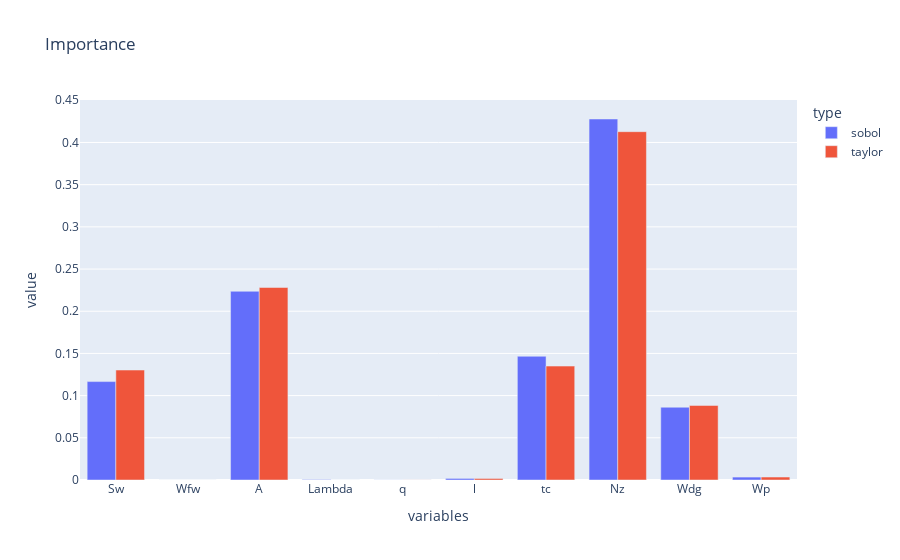

The notebook cell this image was saved under:
### Markdown cell above
> 17. En déduire une estimation des indices de Sobol totaux de chacune des composantes de X. En appliquant le même critère que pour les facteurs d’importance issus du développement de Taylor, quels sont les composantes influentes et celles qui ne le sont pas? Comparer avec le classement obtenu précédemment.

### Code cell
threshold = 0.005  # 0.5% threshold
influential_components = []
non_influential_components = []

# Seuil d'importance
threshold = 0.005

important_components = []
negligible_components = []

for i, index in enumerate(total_sobol_indices):
    if index > threshold:
        influential_components.append(i)
    else:
        non_influential_components.append(i)

print("Composantes importantes:", nom_sources[influential_components])
print("Composantes négligeables:", nom_sources[non_influential_components])

# plt.title("Comparaison")
# plt.bar(nom_sources, total_sobol_indices, label="Total Sobol indices", alpha=0.5)
# plt.bar(nom_sources, importance_factors, label="Importance Factors", alpha=0.8)
# plt.legend()

df1 = pd.DataFrame({})
df1["value"]=np.array(total_sobol_indices)
df1["variables"]=nom_sources_list
df1["type"]=["sobol" for _ in range(len(nom_sources_list))]

df2=pd.DataFrame({})
df2["value"]=(np.array(importance_factors))
df2["variables"]=(nom_sources_list)
df2["type"]=(["taylor" for _ in range(len(nom_sources_list))])

df=df1.append(df2)
fig = px.bar(df,x="variables", y="value",color="type", title='Importance',barmode='group')

fig.show()

### Figure 1 — Plotly figure (JSON) as saved in the notebook; plotly's stock layout.template omitted (floating-point values rounded to 4 significant figures)
{"data": [{"alignmentgroup": "True", "hovertemplate": "type=sobol<br>variables=%{x}<br>value=%{y}<extra></extra>", "legendgroup": "sobol", "marker": {"color": "#636efa", "pattern": {"shape": ""}}, "name": "sobol", "offsetgroup": "sobol", "orientation": "v", "showlegend": true, "textposition": "auto", "type": "bar", "x": ["Sw", "Wfw", "A", "Lambda", "q", "l", "tc", "Nz", "Wdg", "Wp"], "xaxis": "x", "y": [0.1166, 3.593e-06, 0.2236, 0.0005608, 9.958e-05, 0.001872, 0.1466, 0.4278, 0.08625, 0.003464], "yaxis": "y"}, {"alignmentgroup": "True", "hovertemplate": "type=taylor<br>variables=%{x}<br>value=%{y}<extra></extra>", "legendgroup": "taylor", "marker": {"color": "#EF553B", "pattern": {"shape": ""}}, "name": "taylor", "offsetgroup": "taylor", "orientation": "v", "showlegend": true, "textposition": "auto", "type": "bar", "x": ["Sw", "Wfw", "A", "Lambda", "q", "l", "tc", "Nz", "Wdg", "Wp"], "xaxis": "x", "y": [0.1303, 2.94e-06, 0.2282, 0, 8.251e-05, 0.001803, 0.135, 0.4128, 0.08833, 0.003516], "yaxis": "y"}], "layout": {"barmode": "group", "legend": {"title": {"text": "type"}, "tracegroupgap": 0}, "title": {"text": "Importance"}, "xaxis": {"anchor": "y", "domain": [0, 1], "title": {"text": "variables"}}, "yaxis": {"anchor": "x", "domain": [0, 1], "title": {"text": "value"}}}}
